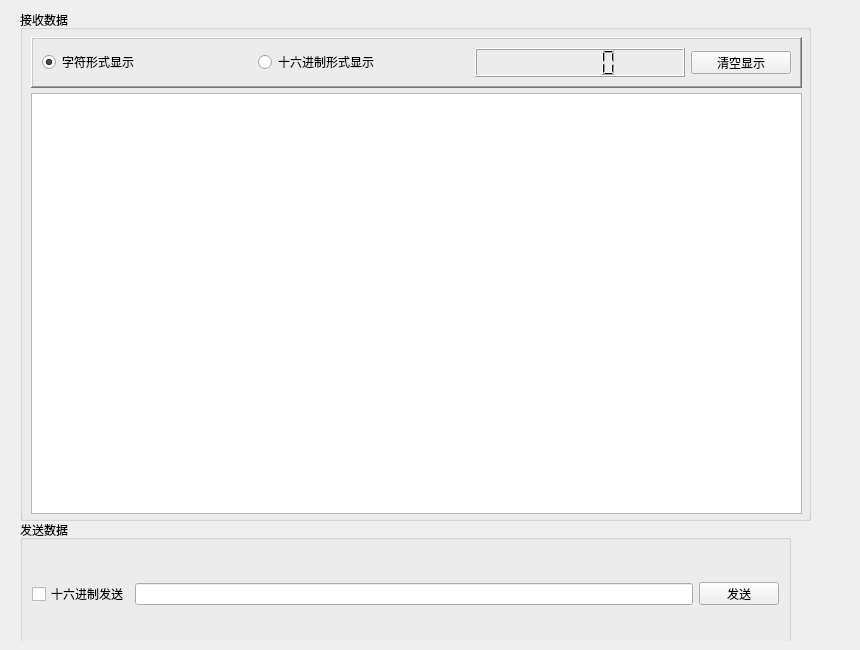
    <widget class="QWidget" name="ProPage">
     <property name="toolTipDuration">
      <number>1</number>
     </property>
     <widget class="QWidget" name="widget_2" native="true">
      <property name="geometry">
       <rect>
        <x>0</x>
        <y>0</y>
        <width>851</width>
        <height>641</height>
       </rect>
      </property>
      <widget class="QGroupBox" name="groupBox_2">
       <property name="geometry">
        <rect>
         <x>20</x>
         <y>10</y>
         <width>791</width>
         <height>511</height>
        </rect>
       </property>
       <property name="styleSheet">
        <string notr="true"/>
       </property>
       <property name="title">
        <string>接收数据</string>
       </property>
       <property name="flat">
        <bool>true</bool>
       </property>
       <widget class="QFrame" name="frame_3">
        <property name="geometry">
         <rect>
          <x>11</x>
          <y>27</y>
          <width>771</width>
          <height>51</height>
         </rect>
        </property>
        <property name="styleSheet">
         <string notr="true"/>
        </property>
        <property name="frameShape">
         <enum>QFrame::WinPanel</enum>
        </property>
        <property name="frameShadow">
         <enum>QFrame::Raised</enum>
        </property>
        <property name="lineWidth">
         <number>1</number>
        </property>
        <property name="midLineWidth">
         <number>0</number>
        </property>
        <layout class="QHBoxLayout" name="horizontalLayout">
         <item>
          <widget class="QRadioButton" name="ccradioButton">
           <property name="toolTip">
            <string>&lt;html&gt;&lt;head/&gt;&lt;body&gt;&lt;p&gt;以字符方式显示数据&lt;/p&gt;&lt;/body&gt;&lt;/html&gt;</string>
           </property>
           <property name="text">
            <string>字符形式显示</string>
           </property>
           <property name="checked">
            <bool>true</bool>
           </property>
          </widget>
         </item>
         <item>
          <widget class="QRadioButton" name="chradioButton">
           <property name="toolTip">
            <string>&lt;html&gt;&lt;head/&gt;&lt;body&gt;&lt;p&gt;以十六进制方式显示数据&lt;/p&gt;&lt;/body&gt;&lt;/html&gt;</string>
           </property>
           <property name="text">
            <string>十六进制形式显示</string>
           </property>
          </widget>
         </item>
         <item>
          <widget class="QLCDNumber" name="recvbyteslcdNumber">
           <property name="sizePolicy">
            <sizepolicy hsizetype="Preferred" vsizetype="Minimum">
             <horstretch>0</horstretch>
             <verstretch>0</verstretch>
            </sizepolicy>
           </property>
           <property name="toolTip">
            <string>已接收字节数</string>
           </property>
           <property name="styleSheet">
            <string notr="true"/>
           </property>
          </widget>
         </item>
         <item>
          <widget class="QPushButton" name="clearUpBtn">
           <property name="minimumSize">
            <size>
             <width>0</width>
             <height>23</height>
            </size>
           </property>
           <property name="maximumSize">
            <size>
             <width>100</width>
             <height>23</height>
            </size>
           </property>
           <property name="text">
            <string>清空显示</string>
           </property>
           <property name="icon">
            <iconset resource="images.qrc">
             <normaloff>:/images/edit-clear.png</normaloff>:/images/edit-clear.png</iconset>
           </property>
          </widget>
         </item>
        </layout>
       </widget>
       <widget class="QTextBrowser" name="textBrowser">
        <property name="geometry">
         <rect>
          <x>11</x>
          <y>83</y>
          <width>771</width>
          <height>421</height>
         </rect>
        </property>
       </widget>
       <widget class="QWidget" name="widget" native="true">
        <property name="geometry">
         <rect>
          <x>-20</x>
          <y>200</y>
          <width>851</width>
          <height>631</height>
         </rect>
        </property>
       </widget>
      </widget>
      <widget class="QGroupBox" name="groupBox_4">
       <property name="geometry">
        <rect>
         <x>20</x>
         <y>520</y>
         <width>771</width>
         <height>131</height>
        </rect>
       </property>
       <property name="styleSheet">
        <string notr="true"/>
       </property>
       <property name="title">
        <string>发送数据</string>
       </property>
       <property name="flat">
        <bool>true</bool>
       </property>
       <layout class="QHBoxLayout" name="horizontalLayout_2">
        <item>
         <widget class="QCheckBox" name="sendAsHexcheckBox">
          <property name="toolTip">
           <string>&lt;html&gt;&lt;head/&gt;&lt;body&gt;&lt;p&gt;以十六进制方式发送数据（默认为字符方式）&lt;/p&gt;&lt;/body&gt;&lt;/html&gt;</string>
          </property>
          <property name="text">
           <string>十六进制发送</string>
          </property>
         </widget>
        </item>
        <item>
         <widget class="QLineEdit" name="sendMsgLineEdit">
          <property name="maxLength">
           <number>10000</number>
          </property>
          <property name="dragEnabled">
           <bool>false</bool>
          </property>
         </widget>
        </item>
        <item>
         <widget class="QPushButton" name="sendmsgBtn">
          <property name="minimumSize">
           <size>
            <width>0</width>
            <height>23</height>
           </size>
          </property>
          <property name="maximumSize">
           <size>
            <width>100</width>
            <height>23</height>
           </size>
          </property>
          <property name="text">
           <string>发送</string>
          </property>
          <property name="icon">
           <iconset resource="images.qrc">
            <normaloff>:/images/send.png</normaloff>:/images/send.png</iconset>
          </property>
          <property name="autoDefault">
           <bool>false</bool>
          </property>
          <property name="default">
           <bool>false</bool>
          </property>
         </widget>
        </item>
       </layout>
      </widget>
     </widget>
    </widget>
